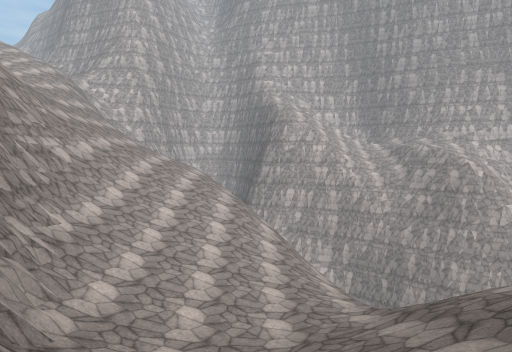
View 1 (above)

17 first-person views from a walk through a Unity game level. The camera is 1.2 m above the floor, tilts 4° down and sees 70° across. The floor is counted in squares, 2 m on a side. Each view is taken from the middle of a square. On the plan, view 1 faces up. The plan holds only what a view shows up to about 10 squares ahead; the rest is blank. The place goes on beyond the plan. The player character is not drawn. Surface patterns are stand-ins for the level's own textures.

View 2
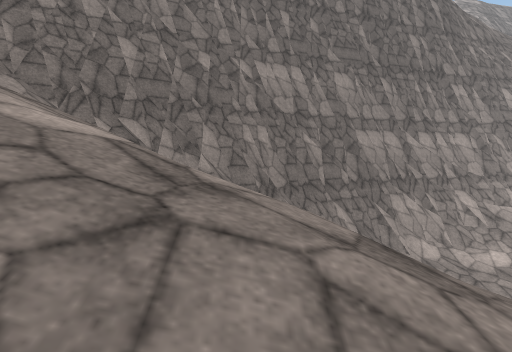

View 3
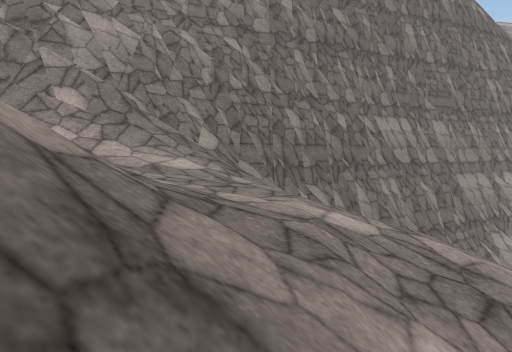

View 4
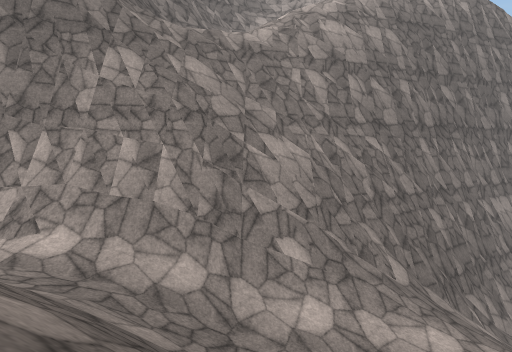

View 5
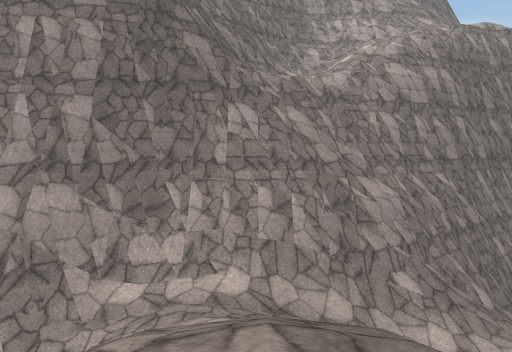

View 6
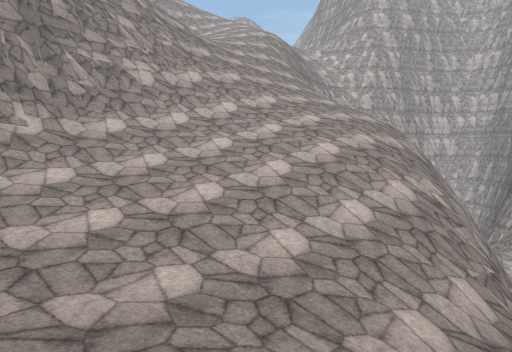

View 7
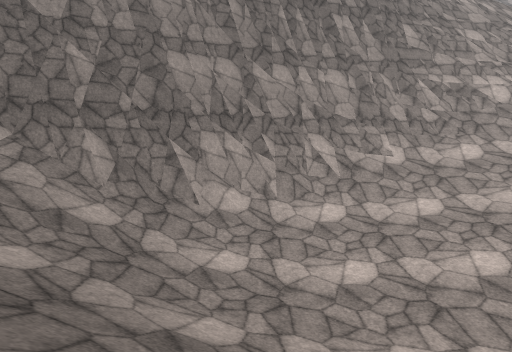

View 8
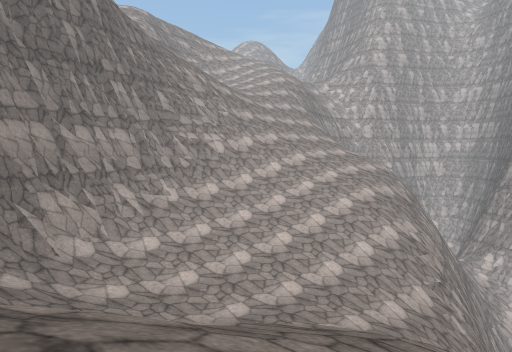

View 9
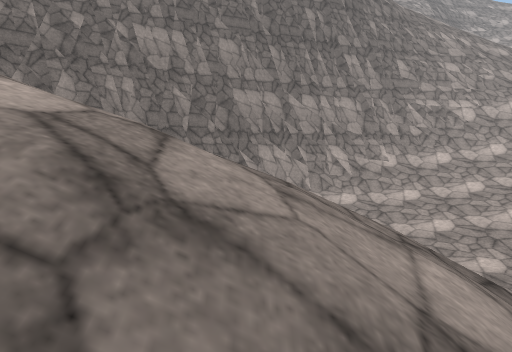

View 10
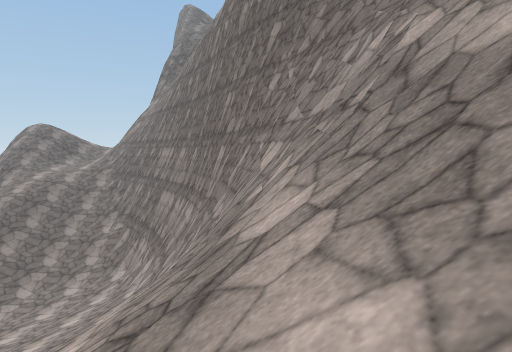

View 11
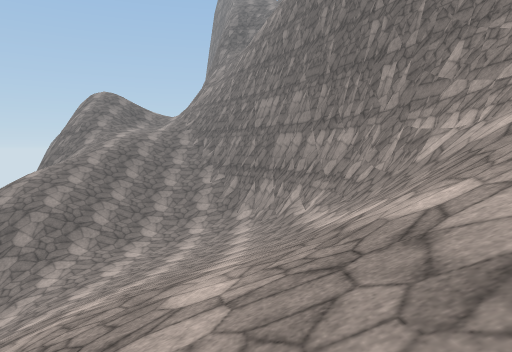

View 12
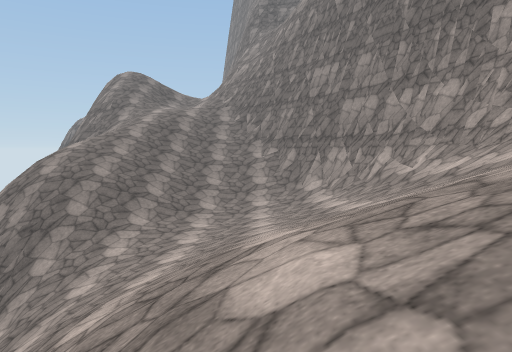

View 13
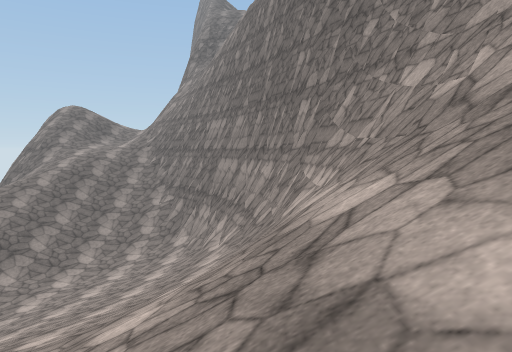

View 14
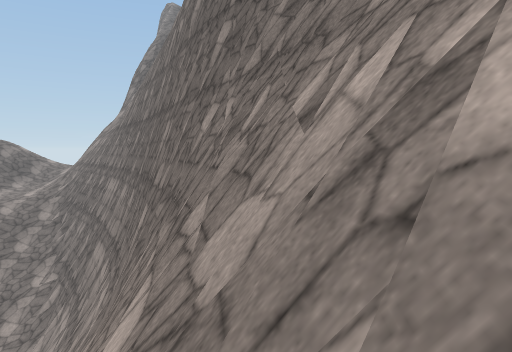

View 15
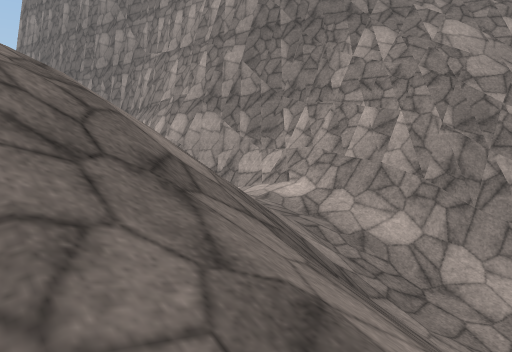

View 16
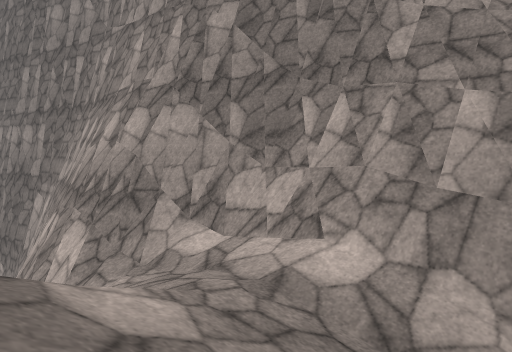

View 17
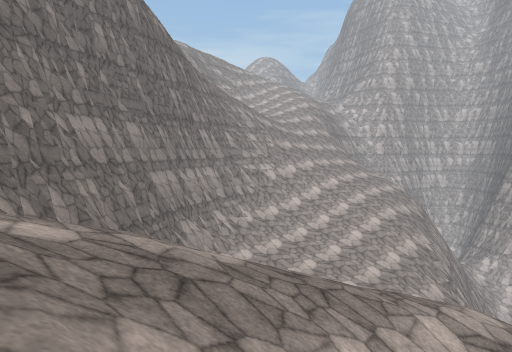

### Floor plan
Key: @ floor where view 1 was taken; # wall or solid block; . main floor; : floor 6.25 m higher than the main floor; + floor 8 m higher than the main floor; * floor 12.75 m higher than the main floor; % floor 17.5 m higher than the main floor; / step, stairs or slope; = window, fence, low wall or low ledge; v drop or lower ground.
Columns run from 9 left of view 1 to 7 right of it. Each row starts with its distance up from view 1.
 16   / / / /vv
 15  ////////vv
 14 //////////vv
 13 ///////////vv
 12 //#////////vv
 11 /v##////////v
 10 vv##/////////
  9 vv ##////////v
  8 /vv##////..///
  7  vv ##//...///v
  6  vv ##//...////v
  5   vv ##/../////v
  4   vv ##/////////
  3    vv ##///////
  2     v ##/   ///
  1     vv #/   ///
  0      v ##@  ///
 -1      vv #///://
 -2      vv ##/+++//
 -3      /vv##//+//
 -4      /vv #//  //
 -5      //vv##/////
 -6       %/v##/////
 -7      = /v##////*/
 -8      ######/////
 -9          ##//
-10           ##=
-11            ##
-12            ##

Where each view was taken, in squares from view 1:
view 1: 0 up, 0 right, facing up
view 2: 1 up, 5 right, facing left
view 3: 2 down, 6 right, facing left
view 4: 5 down, 6 right, facing left
view 5: 7 down, 7 right, facing left
view 6: 6 up, 3 right, facing up-left
view 7: 5 up, 3 right, facing left
view 8: 2 up, 5 right, facing up-left
view 9: 4 up, 6 right, facing left
view 10: 16 up, 7 left, facing down
view 11: 16 up, 3 left, facing down
view 12: 15 up, 1 left, facing down
view 13: 16 up, 5 left, facing down
view 14: 13 up, 8 left, facing down
view 15: 4 down, 6 right, facing down-left
view 16: 6 down, 4 right, facing down-left
view 17: 2 down, 6 right, facing up-left
